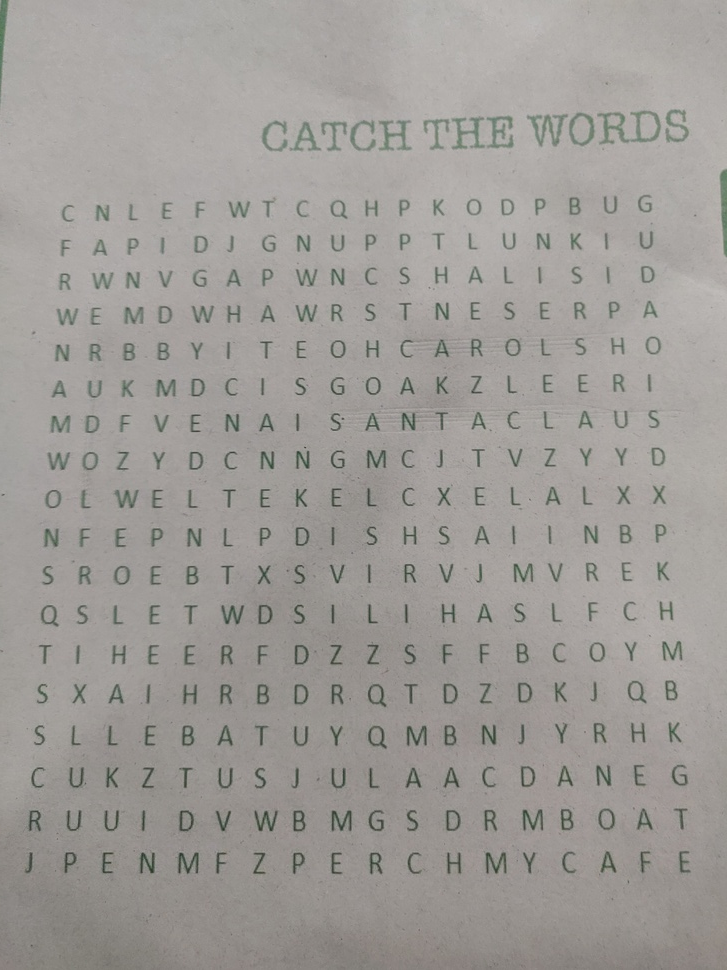
#> input picture img.jpg, 727 x 970 px, shrunk from 3456 x 4608 before the run
$ jupyter execute puzzle_solving.ipynb   (shell and % lines are left out)
#> lines starting #> are read from the running program, lines starting #| are printed output that depends on the picture; after the words box and inside, x2 and y2 are one past the last pixel; in counts of white or black regions, pixels touching at a corner belong together
[cell 1]
import cv2
import numpy as np
from matplotlib import pyplot as plt
import PIL
from PIL import Image, ImageOps
import os
import pickle

[cell 2]
img= cv2.imread('img.jpg')
#> img is the input picture: shape (970, 727, 3); mean B, G, R 151.8, 155.7, 159.1
plt.imshow(img)

[cell 3]
img.dtype

[cell 4]
#To grayscale, Otsu needs 8bit single channel
gray = cv2.cvtColor(img, cv2.COLOR_BGR2GRAY)
plt.imshow(gray, 'gray')

[cell 5]
# Otsu thresholding
ret2,th2 = cv2.threshold(gray, 0, 255, cv2.THRESH_BINARY + cv2.THRESH_OTSU)
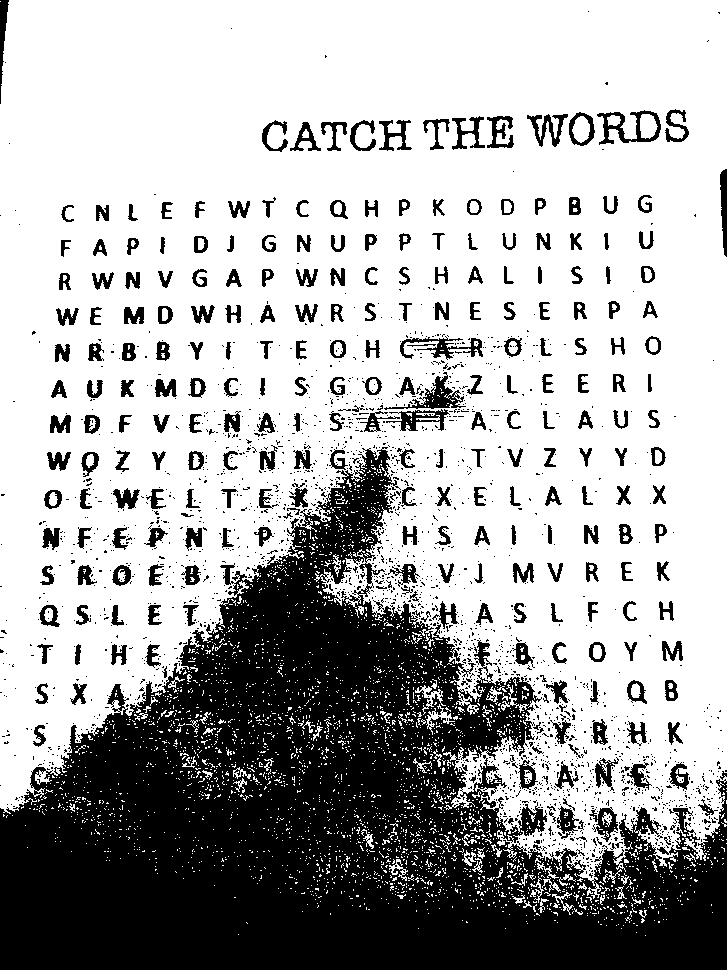
#> th2: shape (970, 727); 67.8% white; 2213 black regions (1946 under 20 px), largest, box (x1, y1, x2, y2) and area: (0, 447, 727, 970) 180570, (384, 372, 466, 410) 816, (597, 110, 661, 145) 777
#> ret2 = 151
plt.imshow(th2, 'gray')
